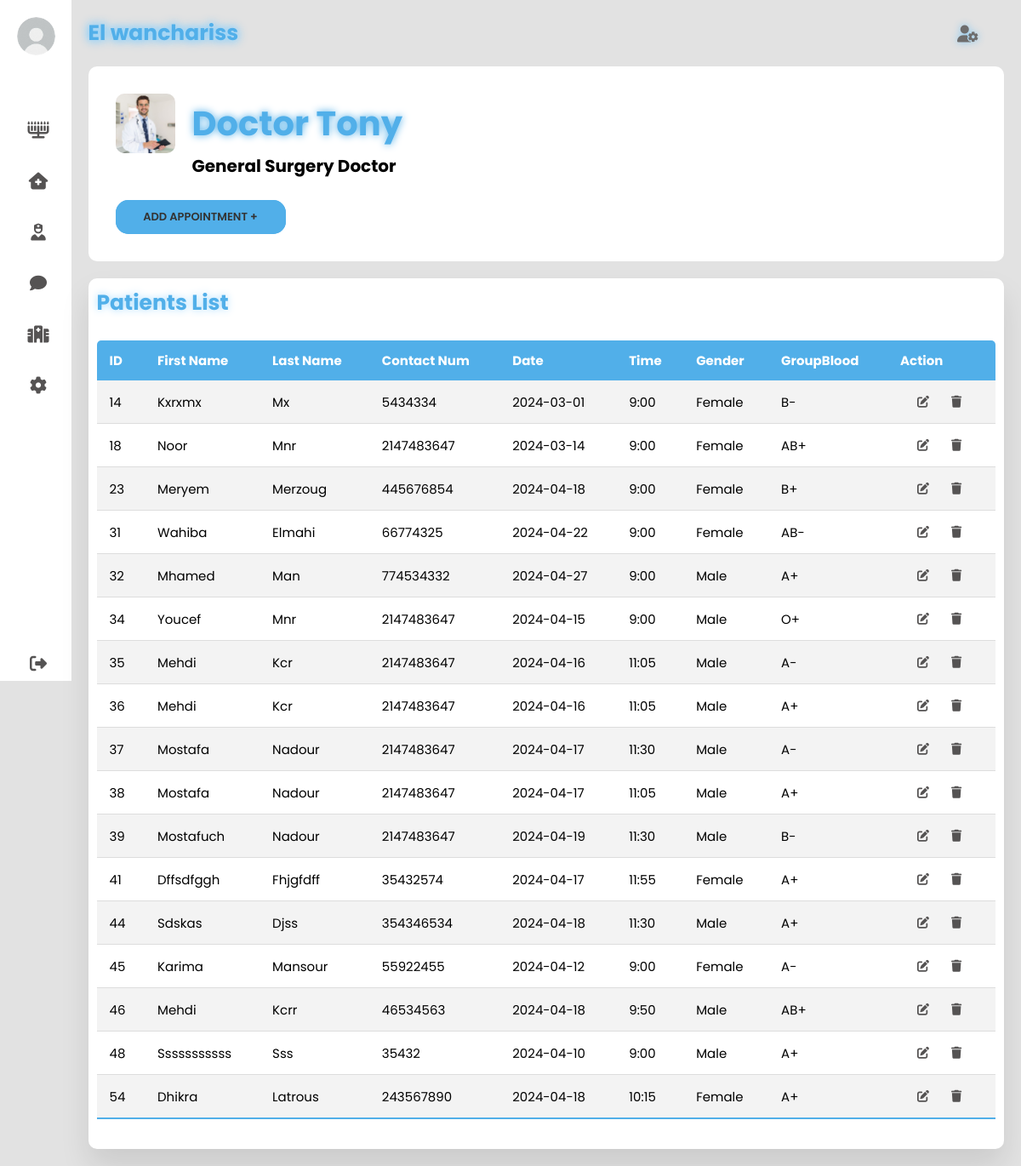
The app's page /dr1user.php with its own data.
### tables this page shows
CREATE TABLE `patient_dr1` (
  `ID` int(100) NOT NULL,
  `first_name` varchar(255) NOT NULL,
  `last_name` varchar(255) NOT NULL,
  `gender` varchar(100) NOT NULL,
  `contact` int(100) NOT NULL,
  `date` date NOT NULL,
  `time` varchar(200) NOT NULL,
  `status` varchar(100) NOT NULL,
  `groupBlood` varchar(200) NOT NULL
);

### dr1user.php (the view, shortened to what this page needs)
<?php
include "db_conn.php";
?>
<span style="font-family: verdana, geneva, sans-serif;"><!DOCTYPE html>
    <html lang="en">
    <head>
      <link rel="stylesheet" href="dr1userr.css" />
      <link rel="stylesheet" href="https://cdnjs.cloudflare.com/ajax/libs/font-awesome/5.15.4/css/all.min.css"/>
      <link rel="stylesheet" href="https://cdnjs.cloudflare.com/ajax/libs/font-awesome/6.4.0/css/all.min.css" />
    </head>
    <body>
      <div class="container">
      <nav>
          <ul>
            <li><a href="#" class="logo">
              <img src="log.png">
              <span class="nav-item">User</span>
            </a></li>
            <li><a href="dr1user.php">
              <i class="fas fa-menorah"></i>
            </a></li>
            <li><a href="home.php">
            <i class=" fas fa-solid fa-house-medical"></i>
              </a></li>
            <li><a href="drs.php">
            <i class=" fas fa-solid fa-user-nurse"></i>
            </a></li>
            <li><a href="contact.php">
              <i class="fas fa-comment"></i>
            </a></li>
            <li><a href="services.php">
            <i class=" fas fa-solid fa-hospital"></i>
            </a></li>
            <li><a href="#">
              <i class="fas fa-cog"></i>
            </a></li>
            <li><a href="middlepage.php" class="logout">
              <i class="fas fa-sign-out-alt"></i>
            </a></li>
          </ul>
        </nav>
        <section class="main">
          <div class="main-top">
            <h1>El wanchariss</h1>
            <i class="fas fa-user-cog"></i>
          </div>
          <div class="card--container">
            <div class="center">
                <img src="dr1.jpg" alt="" class="img">
               <h2 class="tony">Doctor Tony</h2><br>
            </div>
             <h3 class="dr1">General Surgery Doctor</h3> <br>
             <button class="btnadd"><a href="rendez-vous.php" class="btnadd">Add appointment +</a></button>
          </div>
          <section class="attendance">
            <div class="attendance-list">
              <h1>Patients List</h1>
            <table class="table">
                <thead>
                  <tr>
                    <th>ID</th>
                    <th>First Name</th>
                    <th>Last Name</th>
                    <th>Contact Num</th>
                    <th>Date </th>
                    <th>Time</th>
                    <th>Gender</th>
                    <th>GroupBlood</th>
                    <th>Action</th>
                  </tr>
                </thead>
                <tbody>
                  <?php
                     $sql="SELECT * FROM `patient_dr1`";
                     $result = mysqli_query($conn, $sql);
                     while ($row = mysqli_fetch_assoc($result)) {
                  ?>
                  <tr>
                    <td><?php echo $row['ID'] ?></td>
                    <td><?php echo $row['first_name'] ?></td>
                    <td><?php echo $row['last_name'] ?></td>
                    <td><?php echo $row['contact'] ?></td>
                    <td><?php echo $row['date'] ?></td>
                    <td><?php echo $row['time'] ?></td>
                    <td><?php echo $row['gender'] ?></td>
                    <td><?php echo $row['groupBlood'] ?></td>
                    <td class="icons">
                      <a href="edit.php?id=<?php echo $row['ID'] ?>" class="link-dark"><i class="fa-solid fa-pen-to-square fs-5 me-3"></i></a>
                        <a href="delete.php?id=<?php echo $row['ID'] ?>" class="link-dark"><i class="fa-solid fa-trash fs-5 "></i></a>
                    </td>
                  </tr>
                  <?php
                     }
                  ?>
                </tbody>
              </table>
            </div>
          </section>
        </section>
      </div>
    </body>
    </html>
    </span>

### dr1userr.css (style rules this page uses)
* { margin: 0; padding: 0; outline: none; border: none; text-decoration: none; box-sizing: border-box; font-family: "Poppins", sans-serif; }
body { background: rgb(226, 226, 226); }
nav { position: sticky; top: 0; bottom: 0; height: 100vh; left: 0; width: 90px; background: #fff; overflow: hidden; transition: 1s; }
.logo { text-align: center; display: flex; margin: 10px 0 0 10px; padding-bottom: 3rem; }
.logo img { width: 45px; height: 45px; border-radius: 50%; }
.logo span { font-weight: bold; padding-left: 15px; font-size: 18px; text-transform: uppercase; }
a { position: relative; width: 280px; font-size: 14px; color: rgb(85, 83, 83); display: table; padding: 10px; }
nav .fas { position: relative; width: 70px; height: 40px; top: 20px; font-size: 20px; text-align: center; }
.nav-item { position: relative; top: 12px; margin-left: 10px; }
.logout { position: absolute; bottom: 0; }
.container { display: flex; }
.main { position: relative; padding: 20px; width: 100%; }
.main-top { font-size: 20px; display: flex; width: 100%; color: #51afe9; filter: drop-shadow(0 0 5px #85c7f0); margin-bottom: 20px; }
.main-top i { position: absolute; right: 0; margin: 10px 30px; color: rgb(110, 109, 109); cursor: pointer; }
.card--container { background: #fff; padding: 2rem; border-radius: 10px; }
.center { display: flex; align-items: center; }
.img { width: 70px; height: 70px; border-radius: 10px; }
.tony { color: #51afe9; font-size: 40px; filter: drop-shadow(0 0 5px #51afe9); margin-left: 20px; }
.dr1 { font-size: 20px; margin-left: 90px; }
.btnadd { font-size: 13px; width: 200px; color: #333; background-color:#51afe9; border: none ; margin-right: 30px; transition: all .42s; border-radius: 15px; text-transform: uppercase; font-weight: 600; align-items: center; }
.attendance { margin-top: 20px; text-transform: capitalize; }
.attendance-list { width: 100%; padding: 10px; margin-top: 10px; background: #fff; border-radius: 10px; box-shadow: 0 20px 35px rgba(0, 0, 0, 0.1); }
.table { border-collapse: collapse; margin: 25px 0; font-size: 15px; min-width: 100%; overflow: hidden; border-radius: 5px 5px 0 0; }
table thead tr { color: #fff; background: #51afe9; text-align: left; font-weight: bold; }
.table th, .table td { padding: 12px 15px; }
.icons { display: flex; align-items: center; }
.table td .link-dark { padding: 6px 20px; border-radius: 10px; cursor: pointer; width: 10px; align-items: center; display: flex; }
.table tbody tr { border-bottom: 1px solid #ddd; }
.table tbody tr:nth-of-type(odd) { background: #f3f3f3; }
.table tbody tr:last-of-type { border-bottom: 2px solid #51afe9; }

### dr1user.php (style rules this page uses)
h1 { color: #51afe9; filter: drop-shadow(0 0 5px #a7dcfe); font-size: 25px; }

### records on screen
patient_dr1: ID "14", first_name "Kxrxmx", last_name "Mx", contact "5434334", date "2024-03-01", time "9:00", gender "Female", groupBlood "B-"
patient_dr1: ID "18", first_name "Noor", last_name "Mnr", contact "2147483647", date "2024-03-14", time "9:00", gender "Female", groupBlood "AB+"
patient_dr1: ID "23", first_name "Meryem", last_name "Merzoug", contact "445676854", date "2024-04-18", time "9:00", gender "Female", groupBlood "B+"
patient_dr1: ID "31", first_name "Wahiba", last_name "Elmahi", contact "66774325", date "2024-04-22", time "9:00", gender "Female", groupBlood "AB-"
patient_dr1: ID "32", first_name "Mhamed", last_name "Man", contact "774534332", date "2024-04-27", time "9:00", gender "Male", groupBlood "A+"
patient_dr1: ID "34", first_name "Youcef", last_name "Mnr", contact "2147483647", date "2024-04-15", time "9:00", gender "Male", groupBlood "O+"
patient_dr1: ID "35", first_name "Mehdi", last_name "Kcr", contact "2147483647", date "2024-04-16", time "11:05", gender "Male", groupBlood "A-"
patient_dr1: ID "36", first_name "Mehdi", last_name "Kcr", contact "2147483647", date "2024-04-16", time "11:05", gender "Male", groupBlood "A+"
patient_dr1: ID "37", first_name "Mostafa", last_name "Nadour", contact "2147483647", date "2024-04-17", time "11:30", gender "Male", groupBlood "A-"
patient_dr1: ID "38", first_name "Mostafa", last_name "Nadour", contact "2147483647", date "2024-04-17", time "11:05", gender "Male", groupBlood "A+"
patient_dr1: ID "39", first_name "Mostafuch", last_name "Nadour", contact "2147483647", date "2024-04-19", time "11:30", gender "Male", groupBlood "B-"
patient_dr1: ID "41", first_name "Dffsdfggh", last_name "Fhjgfdff", contact "35432574", date "2024-04-17", time "11:55", gender "Female", groupBlood "A+"
patient_dr1: ID "44", first_name "Sdskas", last_name "Djss", contact "354346534", date "2024-04-18", time "11:30", gender "Male", groupBlood "A+"
patient_dr1: ID "45", first_name "Karima", last_name "Mansour", contact "55922455", date "2024-04-12", time "9:00", gender "Female", groupBlood "A-"
patient_dr1: ID "46", first_name "Mehdi", last_name "Kcrr", contact "46534563", date "2024-04-18", time "9:50", gender "Male", groupBlood "AB+"
patient_dr1: ID "48", first_name "Sssssssssss", last_name "Sss", contact "35432", date "2024-04-10", time "9:00", gender "Male", groupBlood "A+"
patient_dr1: ID "54", first_name "Dhikra", last_name "Latrous", contact "243567890", date "2024-04-18", time "10:15", gender "Female", groupBlood "A+"
